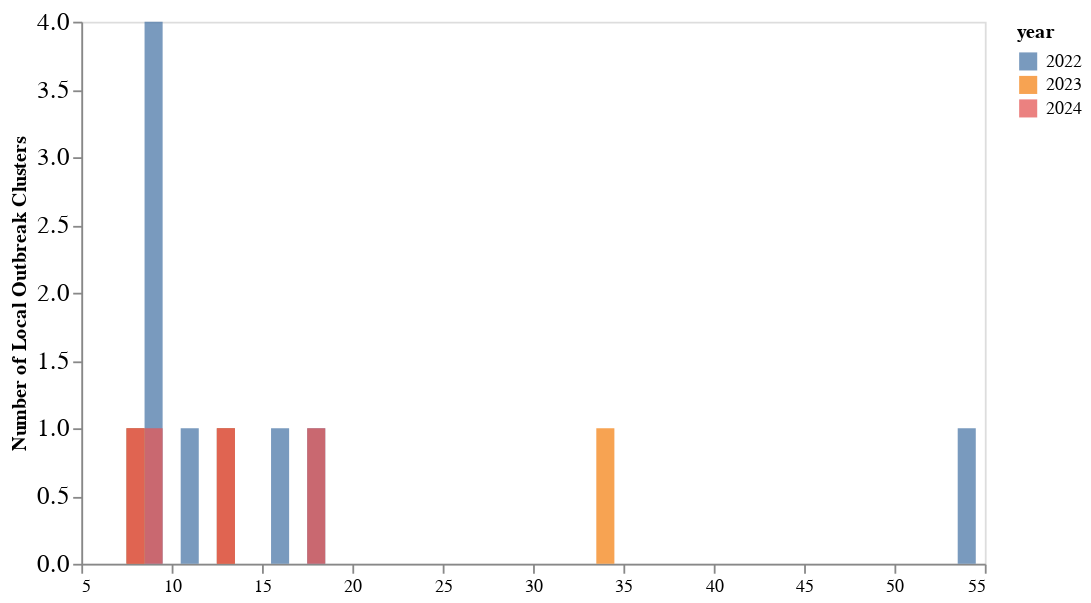

The code cell stored with this chart in its notebook:
### Code cell
clust_over_time =  alt.Chart(date_clus).mark_bar(opacity = 0.75, interpolate='monotone', size =10).encode(
    alt.X('size_of_cluster', axis = alt.Axis(grid= False,  title = "")),
    alt.Y('count():Q', axis=alt.Axis(title="Number of Local Outbreak Clusters", grid=False, labelFontSize = 14), stack = None),
    alt.Color("year")
).transform_filter(datum.size_of_cluster > 7
).properties(
    width=500,
    height=300
)
clust_over_time

### Figure 1 — Vega-Lite specification as saved in the notebook (floating-point values rounded to 4 significant figures; data arrays with more than 128 entries replaced by an {"elided": "..."} marker saying what was removed)
{"config": {"view": {"continuousWidth": 400, "continuousHeight": 300}}, "data": {"name": "data-b5e05c9241c7140c244ac4d33ad2c675"}, "mark": {"type": "bar", "interpolate": "monotone", "opacity": 0.75, "size": 10}, "encoding": {"color": {"field": "year", "type": "nominal"}, "x": {"axis": {"grid": false, "title": ""}, "field": "size_of_cluster", "type": "quantitative"}, "y": {"aggregate": "count", "axis": {"grid": false, "labelFontSize": 14, "title": "Number of Local Outbreak Clusters"}, "stack": null, "type": "quantitative"}}, "height": 300, "transform": [{"filter": "(datum.size_of_cluster > 7)"}], "width": 500, "$schema": "https://vega.github.io/schema/vega-lite/v4.17.0.json", "datasets": {"data-b5e05c9241c7140c244ac4d33ad2c675": {"elided": "263 records"}}}
